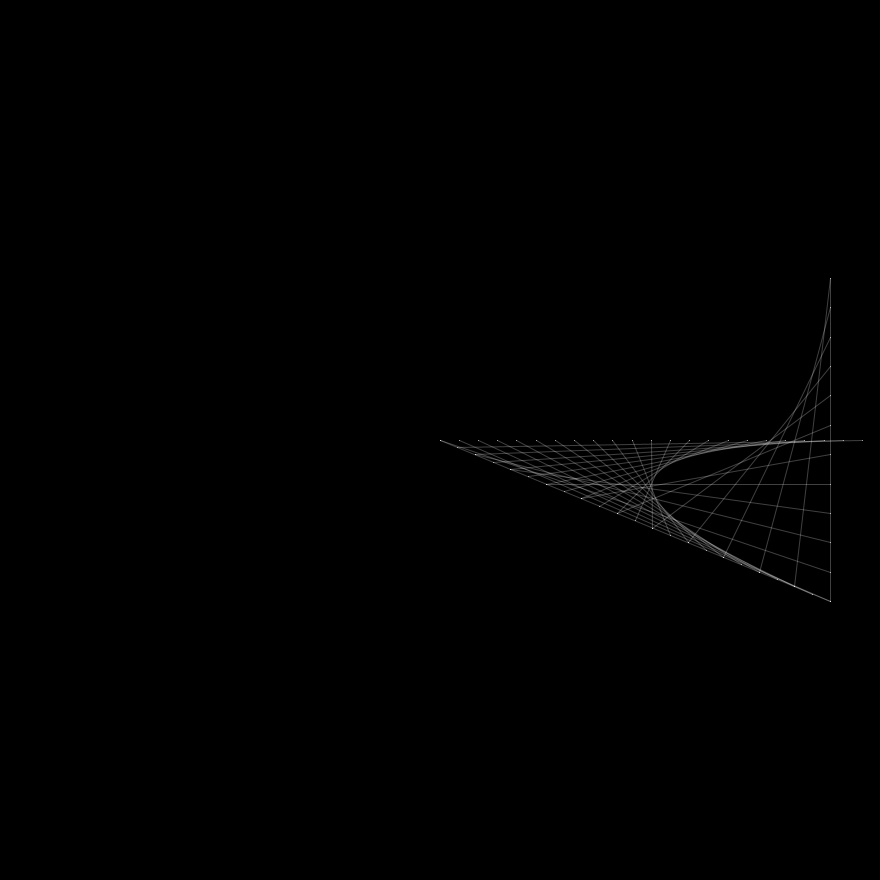
Frame 1 (no input)
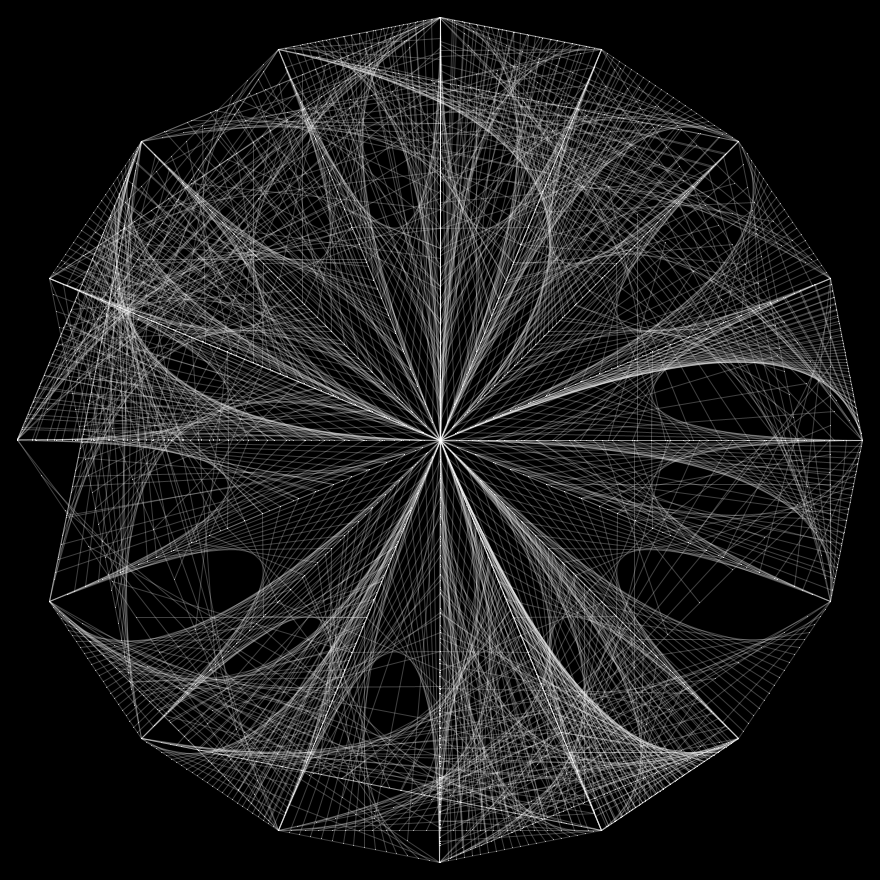
Frame 60 (the mouse pressed at the canvas centre just before this capture)
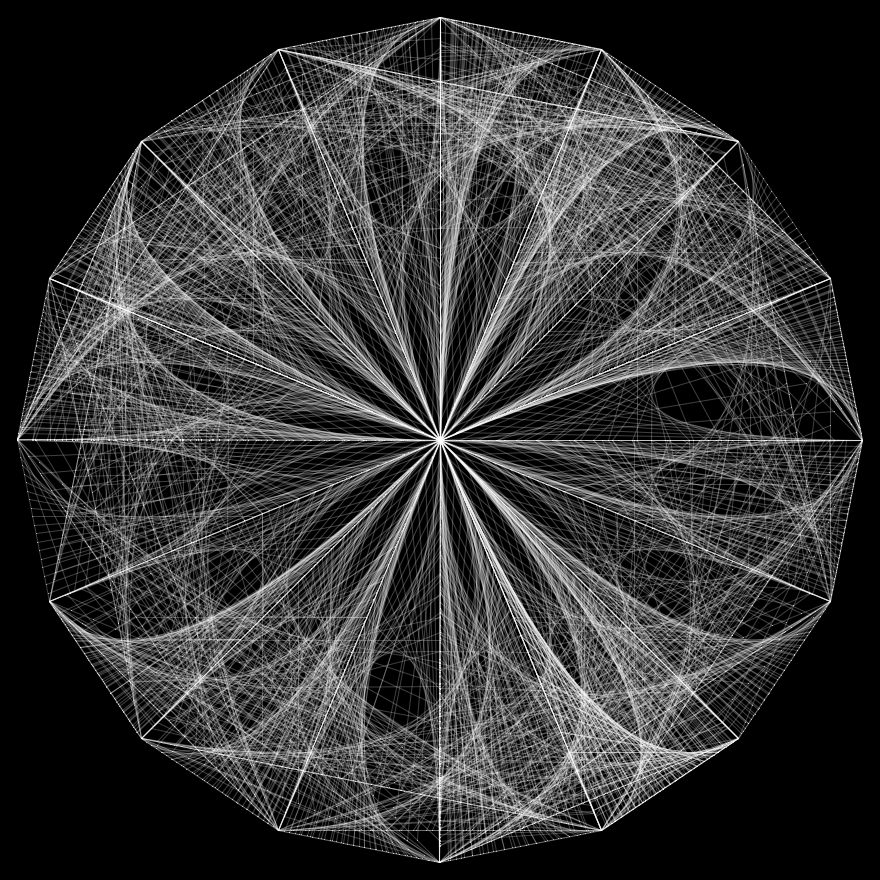
Frame 120 (the mouse held since frame 60 and released just before this capture)

The Processing sketch that drew these frames (run headless with seeded random() and noise(); from frame 60 on, the mouse is pressed at the canvas centre):

// Processing sketch: YarnStretcher
// ── YarnStretcher.pde
// yarn stretcher
//   jared tarbell

float theta;
float omega;
float mag0;
float mag1;
int cnt;

int divs;

int sides = 3;

float dx;
float dy;

int state = 0;

int time = 0;

// state 8 vars
float xx = width/2;
float yy = height/2;
float axx = random(width);
float ayy = random(height);
float bxx = random(width);
float byy = random(height);

void setup() {
  size(880,880);
  background(0);
  
  divs = 16;
  theta = 0;
  omega = TWO_PI/divs;
  
  mag0 = width*.48;
  mag1 = width*.48;
  
  dx = 10;
  dy = 10;
  
  cnt = 22;
 
 // state 8 initiates
  xx = width/2;
  yy = height/2;
  axx = random(width);
  ayy = random(height);
  bxx = random(width);
  byy = random(height);
  
  state = 9;
}


void draw() {
  if (state==0) {
    // do nothing
  } else if (state==1) {
    // mandala
    if (theta+omega<=TWO_PI*1.001) {
      // pick an origin location
      float x0 = width/2;
      float y0 = height/2;
    
      mag0 = mag1;
      mag1 += random(-10,10);
    
      createStretch(x0,y0,theta,omega,mag0,mag1,cnt);
      theta += omega;
    }
  } else if (state==2) {
    // step iteration from corner
    createStretch(1+dx*time,1+dy*time,0,HALF_PI,width-1-dx*time,height-1-dy*time,100-time);
    if (dx*time>=width) state=0;
  } else if (state==3) {

    float rad = width*.47;
    for (int n=0;n<sides;n++) {
      float th = n*TWO_PI/sides - HALF_PI;
      float ax = width/2+rad*cos(th);
      float ay = height/2+rad*sin(th);
      float om = PI*(sides-2)/sides;
      float slen = 2*rad*sin(PI/sides);
      createStretch(ax,ay,th-PI-om/2,om,slen,slen,50);
      
    }
    // render each one just once
    sides++;
    if (sides>22) state = 0;
    
  } else if (state==4) {
    // growing peaks
    float dh = time*dx;
    createStretchAB(width/2.0,dh,0,height-1.0,width-1.0,height-1.0,11);
    createStretchAB(width/2.0,height-dh,0,0,width-1.0,0,11);
    if (time*dx>height) state = 0;
    //if (time>0) state = 0;
    
  } else if (state==5) {
    // growing inverted peak
    float dh = time*dx;
    createStretchAB(width/2.0,dh,0,height-dh,width-1.0,height-dh,11);
    if (time*dx>height) state = 0;
    //if (time>0) state = 0;
    
  } else if (state==6) {
    // growing inverted peak
    float dh = time*100;
    createStretchAB(width/2.0,dh,0,height-dh,width-1.0,height-dh,55);
    if (time*dx>height) state = 0;
    //if (time>0) state = 0;
    
  } else if (state==7) {
    // growing inverted peak
    float dw = time*80;
    createStretchAB(dw,height/2.0,width*2-dw,0,width*2-dw,height-1.0,55);
    //if (time*dw>width) state = 0;
    if (dw>width*4) state = 0;
    
  } else if (state==8) {
    // random walk
    float step = 400;
    createStretchAB(xx,yy,axx,ayy,bxx,byy,100);
    xx+=random(-step,step);
    yy+=random(-step,step);
    axx+=random(-step,step);
    ayy+=random(-step,step);
    bxx+=random(-step,step);
    byy+=random(-step,step);
    if (time>1000) state=0;
  } else if (state==9) {
    // mandala with point to point connections
    // pick an origin location
    float x0 = width/2;
    float y0 = height/2;    
    
    if (time<divs) {
      mag0 = mag1;
      mag1 = mag1;
    
      createStretch(x0,y0,theta,omega,mag0,mag1,cnt);
      theta += omega;
    }
    
    // random connection between two points
    int p0 = floor(random(divs));
    int p1 = p0 + round(random(-4,4));
    //int p1 = p0+1;//floor(random(divs));
    //if (random(100)<50) p1 = p0-1;
    if (p0==p1) p1 = p0+1;
    
    createStretchAB(x0+mag0*cos(p0*omega),x0+mag0*sin(p0*omega),x0,y0,x0+mag1*cos(p1*omega),y0+mag1*sin(p1*omega),floor(random(11,30)));
  }
  
  time++;
}

void createStretch(float x0, float y0, float theta, float omega, float mag0, float mag1, int cnt) {
  println("createStretch");
  if (cnt<=0) return;
  
  // compute the axial deltas
  float dax = mag0*cos(theta);
  float day = mag0*sin(theta);
  float dbx = mag1*cos(theta+omega);
  float dby = mag1*sin(theta+omega);
  
  // list the number of pin heads

  float[][] pointsA = new float[cnt][2];
  float[][] pointsB = new float[cnt][2];
  

  
  // draw the pin heads
  stroke(255,192);
  point(x0,y0);
  for (int i=0;i<cnt;i++) {
    // lerp between the  control points 0 and A
    pointsA[i][0] = x0+(i+1)*dax/cnt;
    pointsA[i][1] = y0+(i+1)*day/cnt;
    pointsB[i][0] = x0+(i+1)*dbx/cnt;
    pointsB[i][1] = y0+(i+1)*dby/cnt;
   
    point(pointsA[i][0],pointsA[i][1]);
    point(pointsB[i][0],pointsB[i][1]);
    
  }
  
  // draw the yarn between pin heads
  stroke(255,0,random(255),64);
  stroke(255,64);
  for (int i=0;i<cnt;i++) {
    int b = cnt-i-1;
    //println("i:"+i+"  b:"+b);
    line(pointsA[i][0],pointsA[i][1],pointsB[b][0],pointsB[b][1]);
    
  }
  
  
}

void createStretchAB(float x0, float y0, float dax_, float day_, float dbx_, float dby_, int cnt) {
  println("createStretch");
  if (cnt<=0) return;
 
  float dax = dax_-x0;
  float day = day_-y0;
  float dbx = dbx_-x0;
  float dby = dby_-y0;
 
  // list the number of pin heads
  float[][] pointsA = new float[cnt][2];
  float[][] pointsB = new float[cnt][2];
  
  // draw the pin heads
  stroke(255,192);
  point(x0,y0);
  for (int i=0;i<cnt;i++) {
    // lerp between the  control points 0 and A
    pointsA[i][0] = x0+(i+1)*dax/cnt;
    pointsA[i][1] = y0+(i+1)*day/cnt;
    pointsB[i][0] = x0+(i+1)*dbx/cnt;
    pointsB[i][1] = y0+(i+1)*dby/cnt;
   
    point(pointsA[i][0],pointsA[i][1]);
    point(pointsB[i][0],pointsB[i][1]);
    
  }
  
  // draw the yarn between pin heads
  stroke(255,0,random(255),64);
  stroke(255,64);
  for (int i=0;i<cnt;i++) {
    int b = cnt-i-1;
    //println("i:"+i+"  b:"+b);
    line(pointsA[i][0],pointsA[i][1],pointsB[b][0],pointsB[b][1]);
    
  }
  
  // draw the edge
  stroke(255,64);
  line(dax_,day_,x0,y0);
  line(x0,y0,dbx_,dby_);
  
  
}
